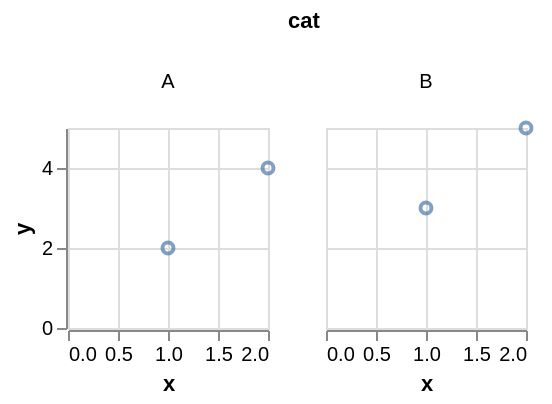

The Vega-Lite source for this figure:
### Vega-Lite specification from a JSON file in a GitHub repository (floating-point values rounded to 4 significant figures)
{"$schema": "https://vega.github.io/schema/vega-lite/v6.json", "width": 100, "height": 100, "padding": 5, "autosize": "pad", "data": {"name": "table", "values": [{"cat": "A", "x": 1, "y": 2}, {"cat": "A", "x": 2, "y": 4}, {"cat": "B", "x": 1, "y": 3}, {"cat": "B", "x": 2, "y": 5}]}, "mark": "point", "encoding": {"x": {"field": "x", "type": "quantitative"}, "y": {"field": "y", "type": "quantitative"}, "column": {"field": "cat", "type": "nominal"}}}
